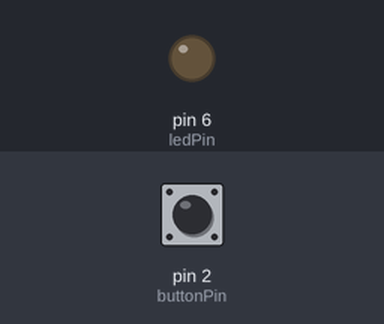
This sketch was run on a simulated Arduino Uno, built with avr-gcc and run on an emulated ATmega328P. On the bench: output pins drawn as LEDs (lit = HIGH). Inputs (shaded band) come from the test bench; at power-on: pin 2 (buttonPin) HIGH. What the sketch prints to the serial monitor is not drawn.

Above: at 1.2 s.
1.3 s: pin 2 (buttonPin) pulled LOW for 0.15 s
At 1.38 s:
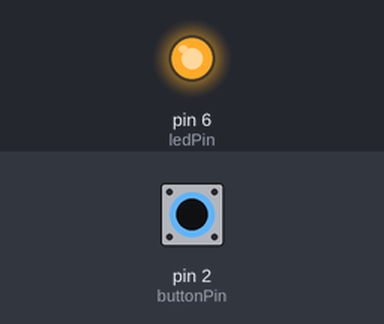
2.9 s: pin 2 (buttonPin) pulled LOW for 3.2 s
At 6.4 s:
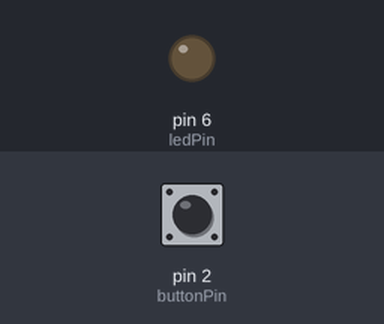
Timing chart, 0 to 7.9 s (numbered marks = the images above; inputs shaded):
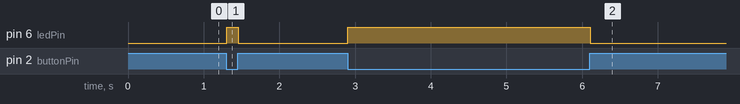

The sketch:

push_button_with_LED.ino
```cpp
/*
Push button code
When the button is pressed the led turns on. Otherwise the led is off

*/

const int ledPin = 6;      //The LED is connected to pin 6 - this is a PWM pin
const int buttonPin = 2;   //The Button is connected to pin 2
int buttonState = 0;       // This is a variable to store the button's state

void setup() {
  Serial.begin(9600);                  // required to output to the serial monitor
  pinMode (ledPin, OUTPUT);            //Set the LED pin as an output
  pinMode (buttonPin, INPUT_PULLUP);   //Set button as input pulling it HIGH
}

void loop() {
  buttonState = digitalRead(buttonPin);  // read the state of the button pin
  Serial.println(buttonState);           // out put the state to the serial monitor

  //check if the button is pressed
  if (buttonState == LOW)  // if it is the button state is LOW
  {
    digitalWrite(ledPin, HIGH);  // turn the led on
  }
  else
  {
    digitalWrite(ledPin, LOW);  // or else turn the led off
  }
}
```

Measured:
- after the input at 1.3 s, pin 6 (ledPin): LOW → HIGH at once, → LOW 0.15 s later
- after the input at 2.9 s, pin 6 (ledPin): LOW → HIGH at once, → LOW 3.2 s later
